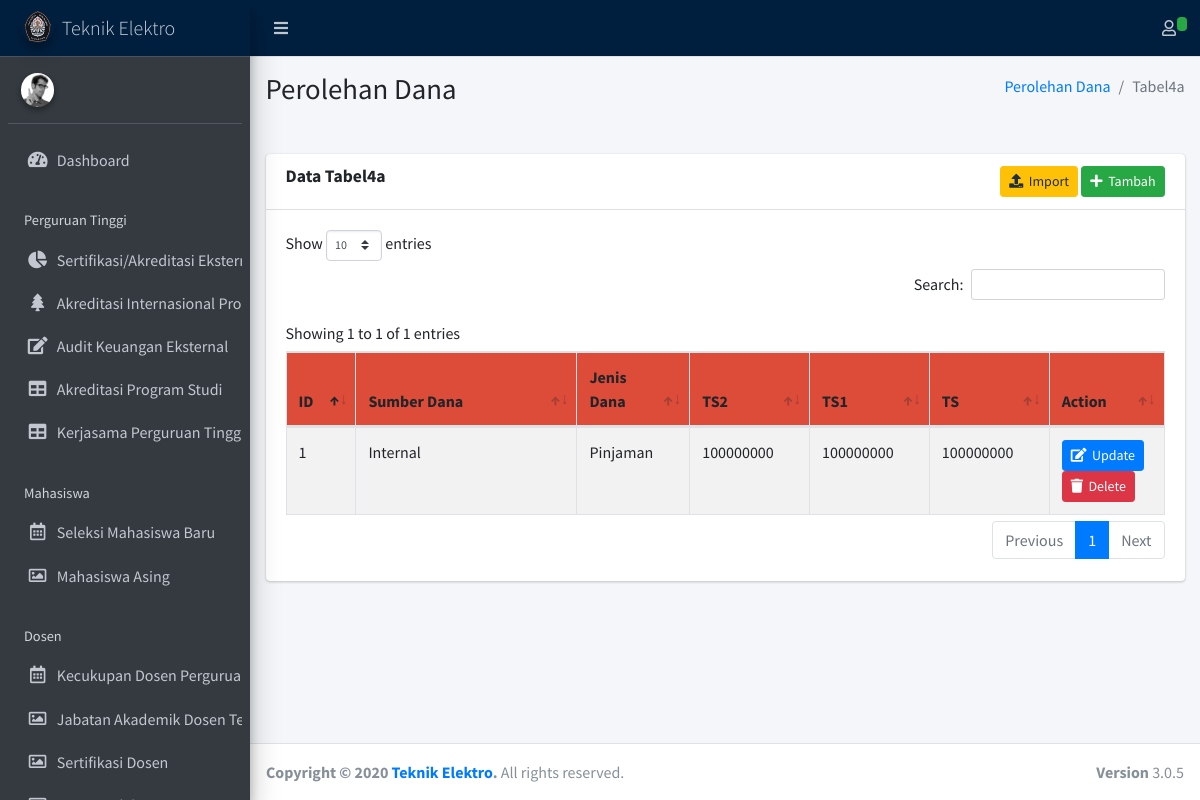
Page /index.php/tabel4a on the committed database.
### tables this page shows
CREATE TABLE `tabel4a` (
  `id` int(11) NOT NULL,
  `sumber_dana` varchar(128) NOT NULL,
  `jenis_dana` varchar(128) NOT NULL,
  `ts2` int(32) NOT NULL,
  `ts1` int(32) NOT NULL,
  `ts` int(32) NOT NULL,
  `created_at` datetime NOT NULL,
  `updated_at` datetime NOT NULL
);

### application/controllers/Tabel4a.php (called while the page is built, shortened)
<?php
class Tabel4a extends CI_Controller {
    public function __construct()
    {
        $this->load->model('Tabel4aModel');
    }
	public function index()
	{
        $tabel4as = $this->Tabel4aModel->show();
        $this->load->view('main.php',[
            "page" => "tabel4a",
            "content" => [],
            "tabel4as" => $tabel4as,
        ]);
    }
}

### index.php (called while the page is built, shortened)
<?php
require_once BASEPATH.'core/CodeIgniter.php';

### application/models/Tabel4aModel.php (called while the page is built, shortened)
<?php if(!defined('BASEPATH')) exit('Hacking Attempt : Keluar dari sistem..!!');
class Tabel4aModel extends CI_Model
{
    public function show()
    {
        $this->db->select('*');
        return $this->db->get('tabel4a')->result();
    }
}

### application/views/pages/tabel4a.php (the view, shortened to what this page needs)
<div class="content-wrapper">
	<section class="content-header">
      <div class="container-fluid">
        <div class="row mb-2">
          <div class="col-sm-6">
            <h1>Perolehan Dana</h1>
          </div>
          <div class="col-sm-6">
            <ol class="breadcrumb float-sm-right">
              <li class="breadcrumb-item"><a href="#">Perolehan Dana</a></li>
              <li class="breadcrumb-item active">Tabel4a</li>
            </ol>
          </div>
        </div>
      </div>
    </section>
	<br>
	<section class="content">
		<div class="container-fluid">
			<div class="row">
				<div class="col-12">
					<div class="card">
						<div class="card-header">
							<h3 class="card-title"><b>Data Tabel4a </b></h3>
							<div class="text-right">
								<button type="button" class="btn btn-sm btn-warning" data-toggle="modal"
									data-target="#import-tabel4a"><i class="fa fa-upload"></i>&nbsp&nbspImport</button>
								<button type="button" class="btn btn-sm btn-success" data-toggle="modal"
									data-target="#tambah-tabel4a"><i class="fa fa-plus"></i>&nbsp&nbspTambah</button>
							</div>
						</div>
						<div class="card-body table-responsive">
							<table class="table table-striped table-bordered table-hover dataku">
								<thead class="atas">
									<tr>
										<th width="5%">ID</th>
										<th width="20%">Sumber Dana</th>
										<th width="10%">Jenis Dana</th>
										<th width="10%">TS2</th>
										<th width="10%">TS1</th>
										<th width="10%">TS</th>
										<th width="10%">Action</th>
									</tr>
								</thead>
								<tbody>
									<?php
									$no=1;
									foreach ($tabel4as as $tabel4a) {
									?>
									<tr>
										<td><?php echo $no; ?></td>
										<td><?php echo $tabel4a->sumber_dana; ?></td>
										<td><?php echo $tabel4a->jenis_dana; ?></td>
										<td><?php echo $tabel4a->ts2; ?></td>
										<td><?php echo $tabel4a->ts1; ?></td>
										<td><?php echo $tabel4a->ts; ?></td>
										<td>
											<button type="button" class="btn btn-sm btn-primary" data-toggle="modal"
												data-target="#edit-tabel4a<?php echo $tabel4a->id;?>"><i
													class="fa fa-edit"></i>&nbsp&nbspUpdate</button>
											<a class="btn btn-danger btn-sm delete-link" href="<?= base_url('Tabel4a/delete/'.$tabel4a->id);?>"><i
													class="fa fa-trash "></i>&nbsp&nbspDelete</a>
										</td>
									</tr>
									<?php $no++; } ?>
								</tbody>
							</table>
						</div>
					</div>
				</div>
			</div>
		</div>
	</section>
</div>

### application/views/templates/head.php (style rules this page uses)
.atas { background-color: #DD4B39; border-color: green; border-color: green; }

### rows in the picture
tabel4a: sumber_dana "Internal", jenis_dana "Pinjaman", ts2 "100000000", ts1 "100000000", ts "100000000"
